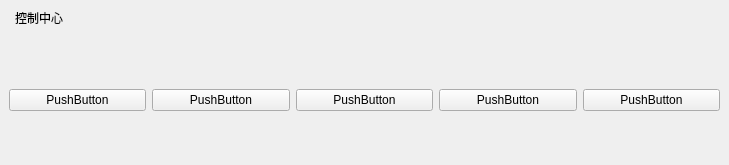
<?xml version="1.0" encoding="UTF-8"?>
<ui version="4.0">
 <class>CtlBtnBox</class>
 <widget class="QWidget" name="CtlBtnBox">
  <property name="geometry">
   <rect>
    <x>0</x>
    <y>0</y>
    <width>729</width>
    <height>165</height>
   </rect>
  </property>
  <property name="windowTitle">
   <string>Form</string>
  </property>
  <layout class="QGridLayout" name="gridLayout">
   <property name="leftMargin">
    <number>0</number>
   </property>
   <property name="topMargin">
    <number>0</number>
   </property>
   <property name="rightMargin">
    <number>0</number>
   </property>
   <property name="bottomMargin">
    <number>0</number>
   </property>
   <property name="spacing">
    <number>0</number>
   </property>
   <item row="0" column="0">
    <widget class="QWidget" name="widget" native="true">
     <property name="XUIStyleClass" stdset="0">
      <string>Content</string>
     </property>
     <layout class="QVBoxLayout" name="verticalLayout">
      <property name="spacing">
       <number>0</number>
      </property>
      <property name="leftMargin">
       <number>0</number>
      </property>
      <property name="topMargin">
       <number>0</number>
      </property>
      <property name="rightMargin">
       <number>0</number>
      </property>
      <property name="bottomMargin">
       <number>0</number>
      </property>
      <item>
       <widget class="QWidget" name="widget_2" native="true">
        <property name="minimumSize">
         <size>
          <width>0</width>
          <height>35</height>
         </size>
        </property>
        <property name="maximumSize">
         <size>
          <width>16777215</width>
          <height>35</height>
         </size>
        </property>
        <property name="XUIStyleClass" stdset="0">
         <string>TitleBar</string>
        </property>
        <property name="XUIRound" stdset="0">
         <string>SmallRound</string>
        </property>
        <layout class="QHBoxLayout" name="horizontalLayout">
         <property name="spacing">
          <number>0</number>
         </property>
         <property name="leftMargin">
          <number>15</number>
         </property>
         <property name="topMargin">
          <number>0</number>
         </property>
         <property name="rightMargin">
          <number>0</number>
         </property>
         <property name="bottomMargin">
          <number>0</number>
         </property>
         <item>
          <widget class="QLabel" name="label">
           <property name="text">
            <string>控制中心</string>
           </property>
           <property name="XUIFont" stdset="0">
            <string>Medium</string>
           </property>
          </widget>
         </item>
        </layout>
       </widget>
      </item>
      <item>
       <widget class="QWidget" name="widget_3" native="true">
        <layout class="QHBoxLayout" name="horizontalLayout_2">
         <item>
          <widget class="QPushButton" name="pushButton">
           <property name="text">
            <string>PushButton</string>
           </property>
          </widget>
         </item>
         <item>
          <widget class="QPushButton" name="pushButton_2">
           <property name="text">
            <string>PushButton</string>
           </property>
          </widget>
         </item>
         <item>
          <widget class="QPushButton" name="pushButton_6">
           <property name="text">
            <string>PushButton</string>
           </property>
          </widget>
         </item>
         <item>
          <widget class="QPushButton" name="pushButton_3">
           <property name="text">
            <string>PushButton</string>
           </property>
          </widget>
         </item>
         <item>
          <widget class="QPushButton" name="pushButton_4">
           <property name="text">
            <string>PushButton</string>
           </property>
          </widget>
         </item>
        </layout>
       </widget>
      </item>
     </layout>
    </widget>
   </item>
  </layout>
 </widget>
 <resources/>
 <connections/>
</ui>
